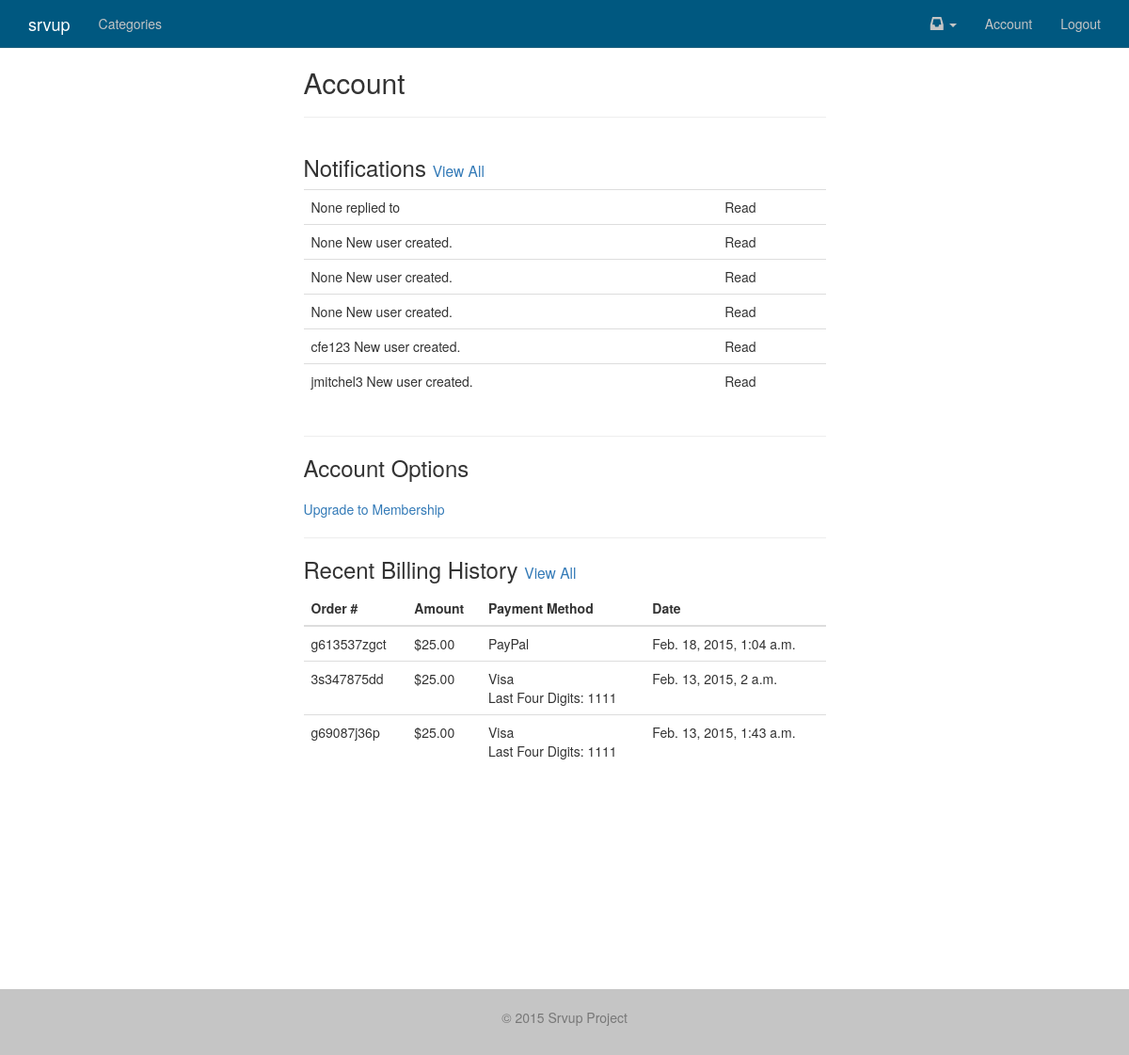
The page /account/ (signed in) on the database as committed earlier.
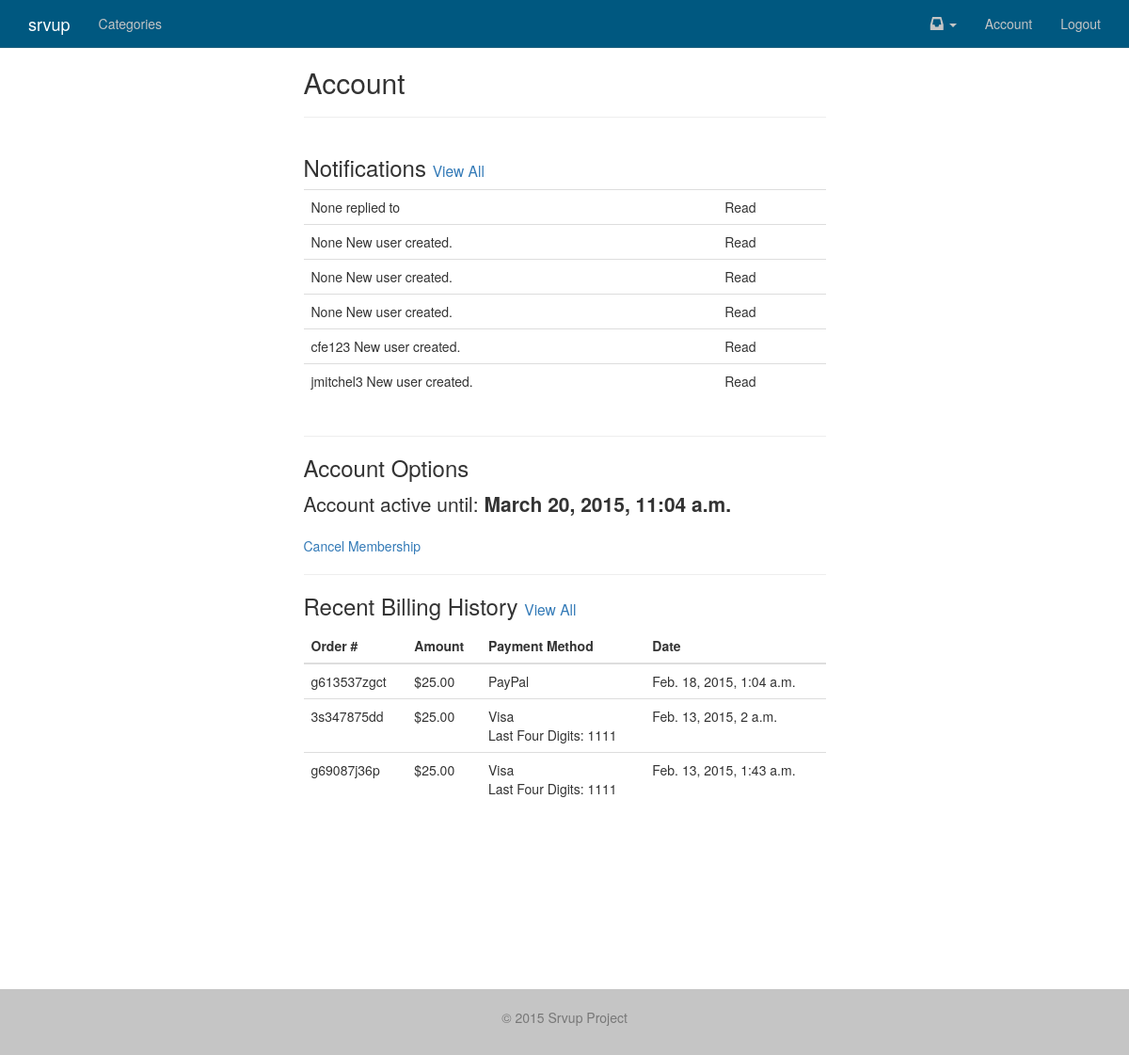
The same page on the database as committed later.
### accounts/models.py (models this page shows, shortened)
class MyUser(AbstractBaseUser):
	username = models.CharField(
	    max_length=255,
	    unique=True,
	)
	email = models.EmailField(
	    verbose_name='email address',
	    max_length=255,
	    unique=True,
	)
	first_name = models.CharField(
			max_length=120,
			null=True,
			blank=True,
			)
	last_name = models.CharField(
			max_length=120,
			null=True,
			blank=True,
			)
	is_member = models.BooleanField(default=False,
					verbose_name='Is Paid Member')
	is_active = models.BooleanField(default=True)
	is_admin = models.BooleanField(default=False)
	objects = MyUserManager()
	USERNAME_FIELD = 'username'
	REQUIRED_FIELDS = ['email']

### billing/models.py (models this page shows, shortened)
class Membership(models.Model):
	user = models.OneToOneField(settings.AUTH_USER_MODEL)
	date_end = models.DateTimeField(default=timezone.now(), verbose_name='End Date')
	date_start = models.DateTimeField(default=timezone.now(), verbose_name='Start Date')

### accounts/views.py (the view)
# urls.py: url(r'^account/$', 'account_home', name='account_home'),
@login_required
def account_home(request):
	notifications = Notification.objects.get_recent_for_user(request.user, 6)
	transactions = Transaction.objects.get_recent_for_user(request.user, 3)
	context = {
		"notifications": notifications,
		"transactions": transactions
	}
	return render(request, "accounts/account_home.html", context)

### billing/models.py (called while the page is built)
	def get_recent_for_user(self, user, num):
		return super(TransactionManager, self).filter(user=user)[:num]

### notifications/models.py (called while the page is built, shortened)
	def get_user(self, recipient):
		return self.filter(recipient=recipient)

	def get_queryset(self):
		return NotificationQuerySet(self.model, using=self._db)

	def get_recent_for_user(self, user, num):
		return self.get_queryset().get_user(user)[:num]

	def __unicode__(self):
		try:
			target_url = self.target_object.get_absolute_url()
		except:
			target_url = None
		context = {
			"sender": self.sender_object,
			"verb": self.verb,
			"action": self.action_object,
			"target": self.target_object,
			"verify_read": reverse("notifications_read", kwargs={"id": self.id}),
			"target_url": target_url,
		}
		return "%(sender)s %(verb)s" %context

### templates/accounts/account_home.html (shortened to what this page needs)
{% extends "base.html" %}
{% block content %}
<div class='row'>
	<div class='col-sm-6 col-sm-offset-3'>
	<h2>Account</h2>
	<hr/>
	</div>
</div>
<div class='row'>
	<div class='col-sm-6 col-sm-offset-3'>
		<h3>Notifications
		 <small><a href='{% url "notifications_all" %}'>View All</a></small></h3>
		<table class='table'>
			{% for note in notifications %}
			<tr><td>{{ note|safe }}</td><td>{% if note.read %} Read {% else %} Unread {% endif %}</td></tr>
			{% endfor %}
			</table>
	</div>
</div>
<div class='row'>
	<div class='col-sm-6 col-sm-offset-3'>
		<hr/>
	<h3>Account Options</h3>
	<p class='lead'>
	{% if request.user.is_member %}
		Account active until: <b>{{ request.user.membership.date_end }}</b>
	{% endif %}
	</p>
	{% if request.user.is_member and request.user.usermerchantid.subscription_id %}
		<a href='{% url "cancel_subscription" %}'>Cancel Membership</a>
	{% elif not request.user.is_member %}
	<a href='{% url "account_upgrade" %}'>Upgrade to Membership</a>
	{% endif %}
	</div>
</div>
<div class='row'>
	<div class='col-sm-6 col-sm-offset-3'>
		<hr/>
		<h3>Recent Billing History <small>
			<a href='{% url "billing_history" %}'>View All</a>
			</small>
			</h3>
		<table class='table'>
		<thead>
		<th>Order #</th>
		<th>Amount</th>
		<th>Payment Method</th>
		<th>Date</th>
		</thead>
		{% for object in transactions %}
		<tr>
		<td>{{ object.order_id }}</td>
		<td>${{ object.amount }}</td>
		<td>{{ object.card_type }}{% if object.last_four %}<br/>Last Four Digits: {{ object.last_four }}{% endif %}</td>
		<td>{{ object.timestamp }}</td>
		</tr>
		{% endfor %}
		</table>
	</div>
</div>
{% endblock %}

Rows that differ between the two databases and show on the page:
now on this page (row edited): MyUser: user.membership.date_end "March 20, 2015, 11:04 a.m."
changed MyUser: is_member False → True (drawn)
Other text that changed with them:
text no longer shown: "Upgrade to Membership"
text now shown: "Account active until: Cancel Membership"
